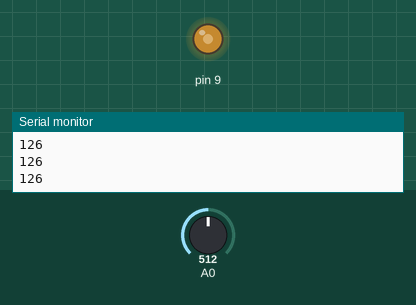
Recording of a sketch running on a simulated Arduino Uno, built with avr-gcc and run on an emulated ATmega328P. Shown: output pins drawn as LEDs (lit = HIGH), the last lines printed to the serial monitor. The inputs (shaded band) are chosen by the test bench; at power-on: A0 = 512.

Above: at 1.2 s.
1.3 s: A0 set to 716
At 2.5 s:
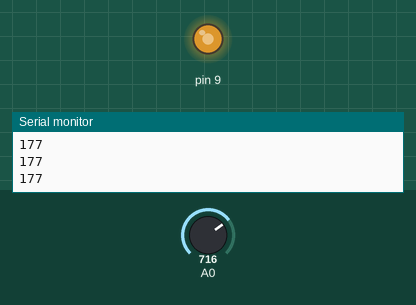
2.8 s: A0 set to 900
At 3.8 s:
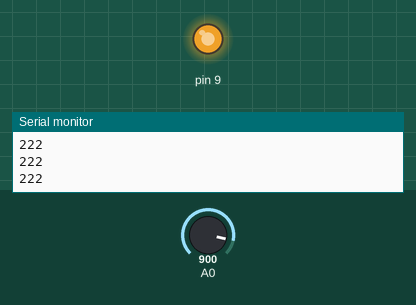
4.3 s: A0 set to 122
At 5.0 s:
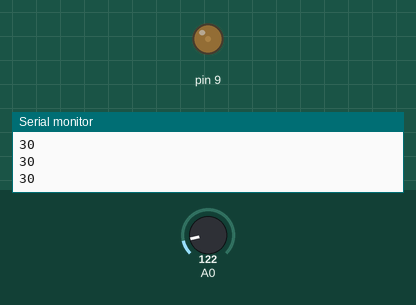
5.8 s: A0 set to 0
At 7.0 s:
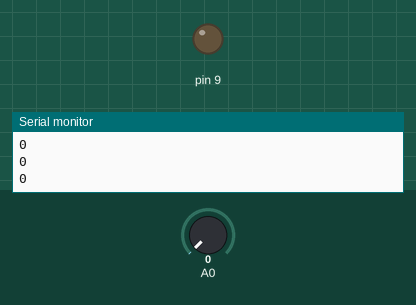
7.3 s: A0 set to 511
At 8.3 s:
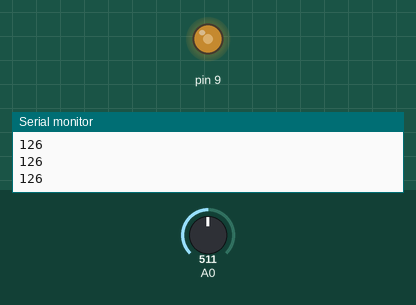
Timing chart, 0 to 9.8 s (numbered marks = the images above; inputs shaded):
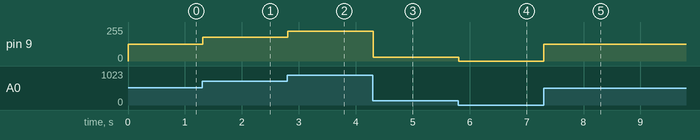

Measured:
- after the input at 1.3 s, pin 9: 126/255 → 177/255 at once
- after the input at 2.8 s, pin 9: 177/255 → 222/255 at once
- after the input at 4.3 s, pin 9: 222/255 → 30/255 at once
- after the input at 5.8 s, pin 9: 30/255 → 0/255 at once
- after the input at 7.3 s, pin 9: 0/255 → 126/255 at once

The sketch:

_4_Potenciometro_3.ino
```cpp
int value;

void setup () {
  Serial.begin(9600);
  while(!Serial);
  Serial.println("Iniciando arduino");
  //define el pin 9 como de salida
  pinMode(9, OUTPUT);

}

void loop(){
  //lee el valor del pin AO
  value= (analogRead(0)*253.00)/1023;

  Serial.println(value);
  //escribe ese valor en el pin ~9
  analogWrite(9, value);


}//loop
```
